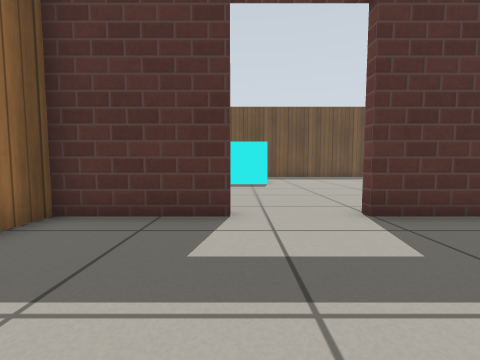
View 1 (above)

18 first-person views from a walk through a world built for the Gazebo simulator. The camera is 0.5 m above the floor, tilts 4° down and sees 90° across. The floor is counted in squares, 0.5 m on a side. Each view is taken from the middle of a square. On the plan, view 1 faces up. The plan holds only what a view shows up to about 10 squares ahead; the rest is blank. Gazebo's built-in surfaces are drawn with simple patterns.

View 2
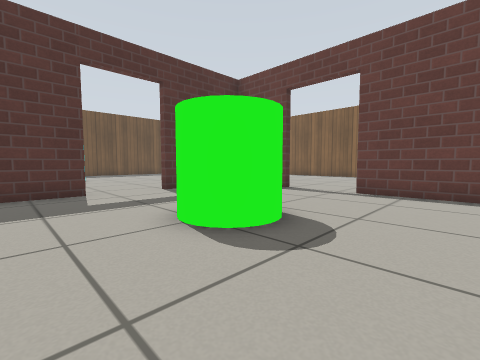

View 3
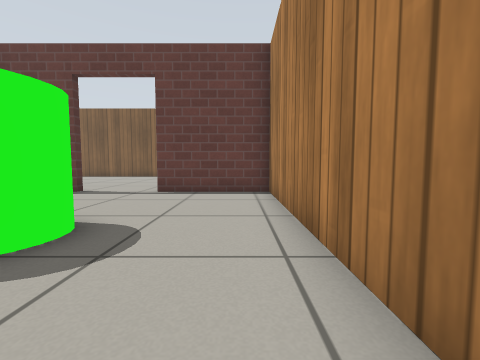

View 4
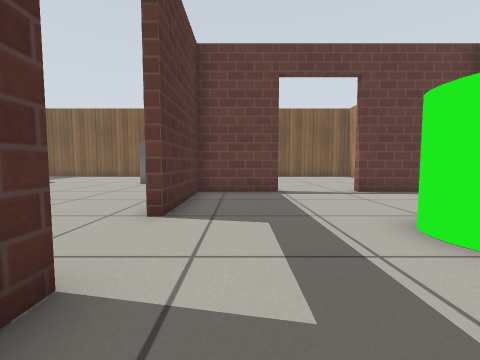

View 5
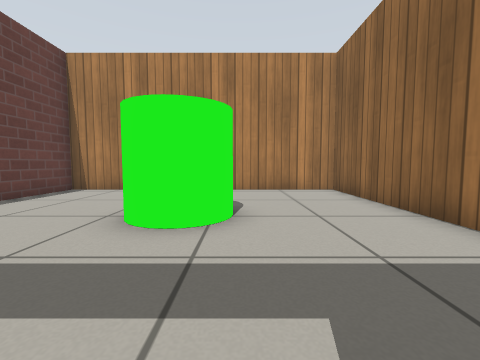

View 6
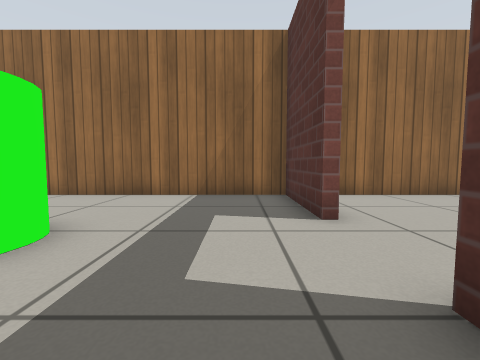

View 7
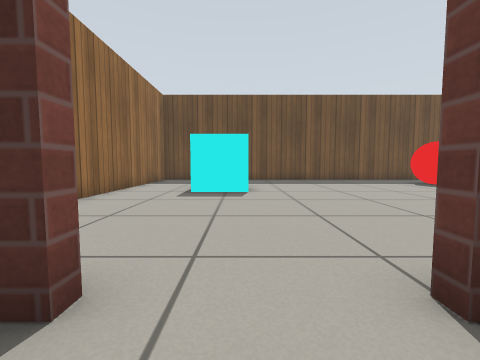

View 8
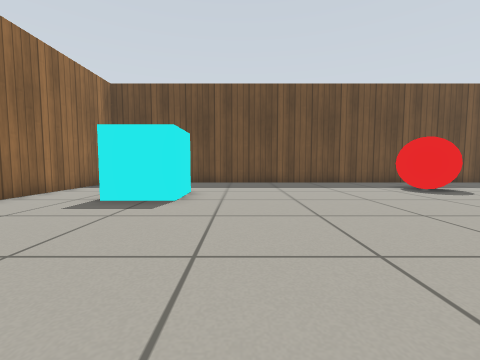

View 9
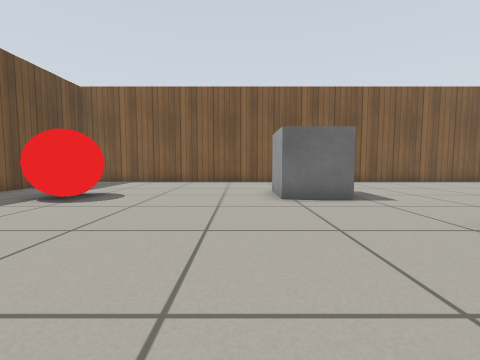

View 10
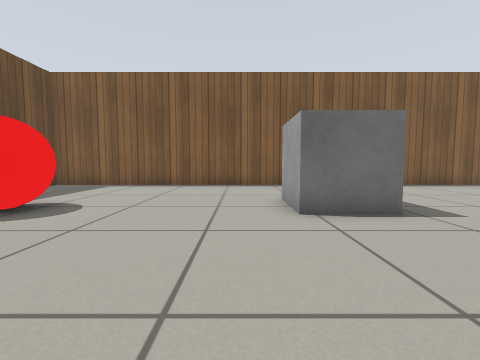

View 11
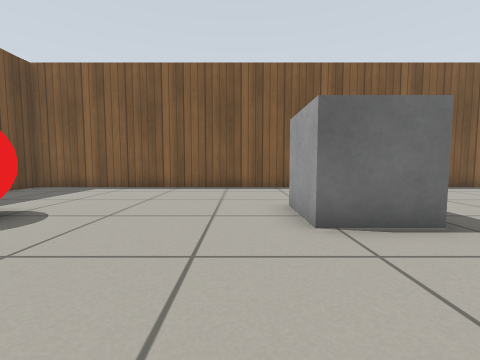

View 12
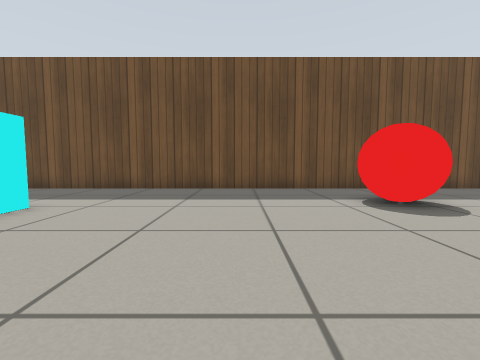

View 13
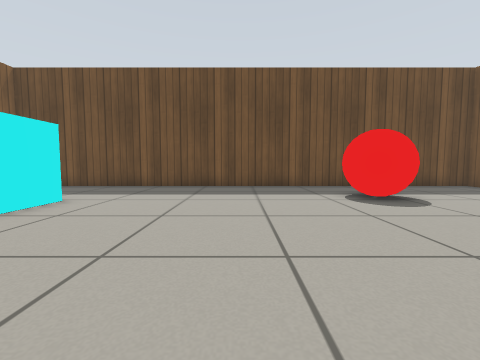

View 14
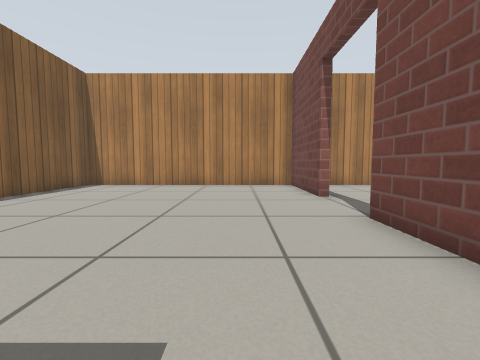

View 15
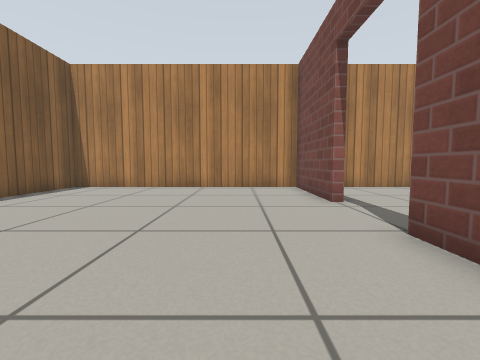

View 16
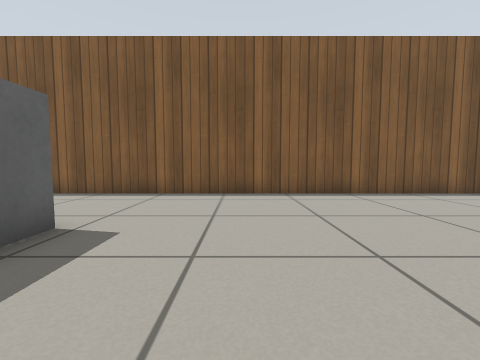

View 17
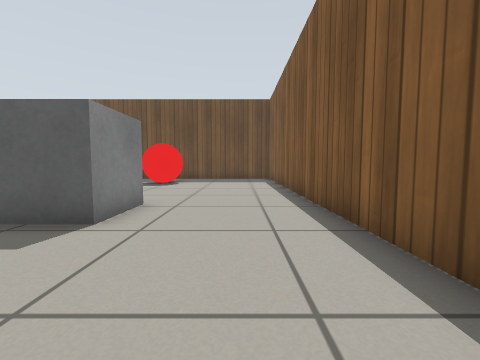

View 18
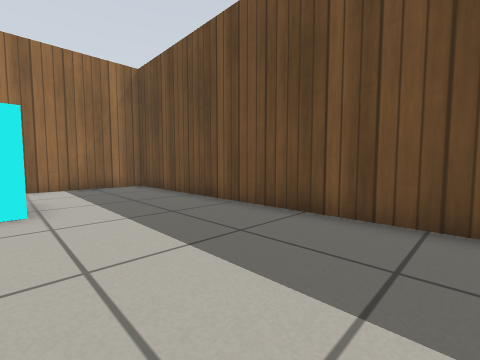

### Floor plan
Points are (right, up) in squares from view 1. A wall is a line through its corners. A room is listed if a view was taken in it or the views show most of it. See-through windows are left out.
Room 1 (views 1, 2, 3, 4, 5, 6, 7)
walls: (-0.1, 4.4) (-3.5, 4.4) (-3.5, -5) (6.3, -5) (6.3, -1.1); (6.3, 1.7) (6.3, 4.4) (2.4, 4.4)
ways out: open door at (1.2, 4.6) to room 2; open door at (6.5, 0) to room 2
objects: green cylinder (0, -1) to (2, 0)
Room 2 (views 8, 9, 10, 11, 12, 13, 14, 15, 16, 17, 18)
walls: (6.6, 3.7) (6.6, 1.7); (6.6, -1.1) (6.6, -5) (15.9, -5) (15.9, 17.4) (-3.3, 17.4); (-3.5, 17.2) (-3.5, 6.1)
ways out: open door at (1.2, 4.6) to room 1; open door at (6.5, 0) to room 1
objects: cyan box (0, 12) to (1, 13); red ball (9, 13) to (11, 15); grey box (10, 6) to (11, 8)

Where each view was taken, in squares from view 1:
view 1: 0 up, 0 right, facing up
view 2: 4 down, 2 left, facing up-right
view 3: 4 down, 2 left, facing right
view 4: 3 up, 2 left, facing right
view 5: 4 up, 0 right, facing down
view 6: 3 up, 4 right, facing left
view 7: 3 up, 1 right, facing up
view 8: 5 up, 3 right, facing up
view 9: 9 up, 3 right, facing right
view 10: 9 up, 5 right, facing right
view 11: 9 up, 6 right, facing right
view 12: 8 up, 6 right, facing up
view 13: 7 up, 6 right, facing up
view 14: 6 up, 9 right, facing down
view 15: 5 up, 9 right, facing down
view 16: 3 up, 8 right, facing right
view 17: 2 up, 14 right, facing up
view 18: 13 up, 7 right, facing up-left
